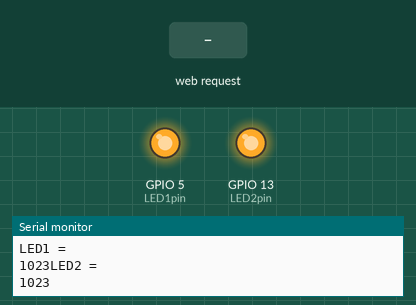
Bench run of a sketch on a simulated ESP8266 (NodeMCU). On the bench: output pins drawn as LEDs (lit = HIGH), the last lines printed to the serial monitor. Inputs (shaded band) come from the test bench. EEPROM starts erased.

Above: at 1.2 s.
1.3 s: HTTP request GET /?value= received
At 1.9 s:
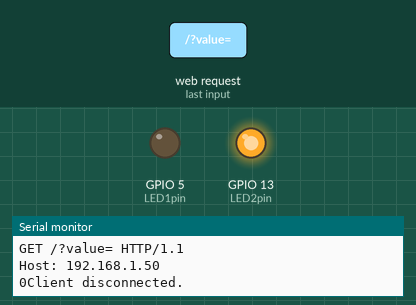
2.8 s: HTTP request GET /5/off received
4.3 s: HTTP request GET /5/sldval received
Timing chart, 0 to 7.3 s (numbered marks = the images above; inputs shaded):
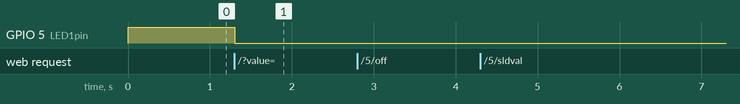

Measured:
- after the input at 1.3 s, GPIO 5 (LED1pin): HIGH → LOW at once

The sketch:

F1_P1_1.ino
```cpp
//#include <WiFi.h>
//#include <ESP8266WebServer.h>
#include <ESP8266WiFi.h>

#include <EEPROM.h>
#include <Ticker.h>

Ticker secondTick;

#define debug 1

volatile int watchdogCount = 0;

void ISRwatchdog() {
  watchdogCount++;
  if ( watchdogCount == 5 ) {
     // Only print to serial when debugging
     //(debug) && Serial.println("The dog bites!");
     ESP.reset();
  }
}

// GPIO the LED is attached to
static const int LED1pin = 5;//LED1pin white to MT pwm dimming pin
static const int LED2pin = 13; //LED2pin warm to cct change pwm
//flash memory storage variable
unsigned long  LED1slide;
unsigned long  LED2slide;
unsigned long  LED1Button;
unsigned long  LED1Butslide;


// Replace with your network credentials
const char* ssid     = "smrttest_1huzza";
const char* password = "12345678";

// Set web server port number to 80
WiFiServer server(80);

// Variable to store the HTTP request
String header;

// Decode HTTP GET value
String valueString = String(5);
String valueStringg = String(5);
//slider 3 button
//String valueStringb = String(5);
int lvl1 = 0;
int lvl2 = 0;
int lvlWa1 = 0;
int lvlWa2 = 0;

unsigned long val1;
unsigned long val2;
unsigned long val3;
unsigned long val4;
unsigned long val23;
unsigned long val33;
//slider 3 as button config
int butst1 = 0;
int butst2 = 0;


String output5State = "slidervalue";
//String output4State = "off";
//String output6State = "off";


void setup() {

  Serial.begin(115200);
  secondTick.attach(1, ISRwatchdog);
  EEPROM.begin(512);  //512 bytes it can store
  pinMode(LED1pin,OUTPUT);  //  the LED1pin to the gpio as output
  pinMode(LED2pin,OUTPUT);
  //digitalWrite(LED1pin,LOW);
  //digitalWrite(LED2pin,LOW);
  LED1slide = EEPROM.read(0);// 0 address for data stored in flash memory
  LED2slide = EEPROM.read(10);// 1 address for data stored in flash memory
  LED1Button = EEPROM.read(20); //2
  LED1Butslide = EEPROM.read(30); // 3

  val3 = map(LED1slide,0,255,0,1023);
  val4 = map(LED2slide,0,255,0,1023);
Serial.println("LED1 = ");
Serial.print(val3);
Serial.println("LED2 = ");
Serial.print(val4);


analogWrite(LED1pin, val3);
analogWrite(LED2pin, val4);
analogWrite(LED1pin, LED1Button);
analogWrite(LED1pin, val3);


  WiFi.mode(WIFI_AP);
  IPAddress apLocalIp(2,2,2,40);
  IPAddress apSubnetMask(255,255,255,0);
  WiFi.softAPConfig(apLocalIp,apLocalIp,apSubnetMask);
  WiFi.softAP(ssid, password);
  WiFi.setSleepMode(WIFI_NONE_SLEEP);
  //Server________________________________
  server.begin();

}

void loop(){
  watchdogCount = 0;
  //delay(20);
  yield();
  WiFiClient client = server.available();   // Listen for incoming clients

  if (client) {                             // If a new client connects,
    Serial.println("New Client.");          // print a message out in the serial port
    String currentLine = "";                // make a String to hold incoming data from the client
    while (client.connected()) {            // loop while the client's connected
      if (client.available()) {             // if there's bytes to read from the client,
        char c = client.read();             // read a byte, then
        Serial.write(c);                    // print it out the serial monitor
        header += c;
        if (c == '\n') {                    // if the byte is a newline character
          // if the current line is blank, you got two newline characters in a row.
          // that's the end of the client HTTP request, so send a response:
          if (currentLine.length() == 0) {
            // HTTP headers always start with a response code (e.g. HTTP/1.1 200 OK)
            // and a content-type so the client knows what's coming, then a blank line:
            client.println("HTTP/1.1 200 OK");
            client.println("Content-type:text/html");
            client.println("Connection: close");
            client.println();


            // Display the HTML web page
            client.println("<!DOCTYPE html><html>");
            client.println("<head><meta name=\"viewport\" content=\"width=device-width, initial-scale=1\">");
            client.println("<link rel=\"icon\" href=\"data:,\">");
            // CSS to style the on/off buttons
            // Feel free to change the background-color and font-size attributes to fit your preferences
      /*      // Button Code HTML
            client.println("<style>html { font-family: Helvetica; display: inline-block; margin: 0px auto; text-align: center;}");
            client.println(".button { background-color: #195B6A; border: none; color: white; padding: 16px 40px;");
            client.println("text-decoration: none; font-size: 30px; margin: 2px; cursor: pointer;}");
            client.println(".button2 {background-color: #77878A;}</style></head>");
        */


            //slider code HTML
            client.println("<style>body { text-align: center; font-family: \"Trebuchet MS\", Arial; margin-left:auto; margin-right:auto;}");
            client.println(".slider { width: 300px; }</style>");
            client.println("<script src=\"https://ajax.googleapis.com/ajax/libs/jquery/3.3.1/jquery.min.js\"></script>");

            // Web Page
            client.println("</head><body><h1>LED brightness control</h1>");
            client.println("<p>LEDwhite: <span id=\"brightnessWhite\"></span></p>");
            client.println("<input type=\"range\" min=\"250\" max=\"1023\" step=\"38.65\" class=\"slider\" id=\"brightLEDW\" oninput=\"LED1(this.value)\" value=\""+valueString+"\"/>");

            client.println("<script>var slider = document.getElementById(\"brightLEDW\");");
            client.println("var brightLW = document.getElementById(\"brightLvl\"); brightLW.innerHTML = slider.value;");
            client.println("slider.oninput = function() { slider.value = this.value; brightLW.innerHTML = this.value; }");
            client.println("$.ajaxSetup({timeout:1000}); function LED1(pos1) { ");
            client.println("$.get(\"/?value=\" + pos1 + \"&\"); {Connection: close};}</script>");
            //slider2
            client.println("<p>LEDwarm: <span id=\"brightnessWarm\"></span></p>");
            client.println("<input type=\"range\" min=\"0\" max=\"1023\" step=\"68.2\" class=\"slider\" id=\"brightLEDWa\" oninput=\"LED2(this.value)\" value=\""+valueStringg+"\"/>");

            client.println("<script>var slider1 = document.getElementById(\"brightLEDWa\");");
            client.println("var brightLWa = document.getElementById(\"brightLvL\"); brightLWa.innerHTML = slider1.value;");
            client.println("slider1.oninput = function() { slider1.value = this.value; brightLWa.innerHTML = this.value; }");
            client.println("$.ajaxSetup({timeout:1000}); function LED2(pos2) { ");
            client.println("$.get(\"/?value(\" + pos2 + \")\"); {Connection: close};}</script>");

//------------------------------------------------------------------------------------//

            client.println("<style>html { font-family: Helvetica; display: inline-block; margin: 0px auto; text-align: center;}");
            client.println(".button { background-color: #4CAF50; border: none; color: white; padding: 16px 40px;");
            client.println("text-decoration: none; font-size: 30px; margin: 2px; cursor: pointer;}");
            client.println(".button2 {background-color: #555555;}</style></head>");

            if (output5State=="slidervalue") {
              client.println("<p><a href=\"/5/off\"><button class=\"button\">OFF</button></a></p>");
           } else {
              client.println("<p><a href=\"/5/sldval\"><button class=\"button button2\">Slider</button></a></p>");
             }


            client.println("");


           // >>>>>>>>>>>>>LED button code write from here AJAX <<<<<<<<<<<<<<<<<<


            client.println("</body></html>");

           //GET /?value=180& HTTP/1.1

            if(header.indexOf("GET /?value=")>=0) {
              lvl1 = header.indexOf('=');
              lvl2 = header.indexOf('&');
              valueString = header.substring(lvl1+1, lvl2);
              val23 = map(valueString.toInt(),0,1023,0,255);  // converting string value into int then mapping it into 0-1023 to 0-255 to store value in EEPROM 0-255 value
              //PWM to the LED white brightness
              val1 = valueString.toInt();
              analogWrite(LED1pin,val1);             // always write analog vlue 0-1023 range
              EEPROM.write(0, val23);
              EEPROM.commit();

              Serial.print(val23);
            }
            //GET /?value(150) HTTP/1.1
            if(header.indexOf("GET /?value(")>=0) {
              lvlWa1 = header.indexOf('(');
              lvlWa2 = header.indexOf(')');
              valueStringg = header.substring(lvlWa1+1, lvlWa2);
              val33 = map(valueStringg.toInt(),0,1023,0,255);
              //PWM to the LED white brightness
              val2 = valueStringg.toInt();
              analogWrite(LED2pin,val2);
              EEPROM.write(10, val33);
              EEPROM.commit();
              Serial.println(val33);

            }


           if (header.indexOf("GET /5/off") >= 0) {
              output5State = "off";
              Serial.println(output5State);
              digitalWrite(LED1pin,LOW);
              EEPROM.write(20, 0);
              EEPROM.commit();
              Serial.println(LED1pin);

            } else if (header.indexOf("GET /5/sldval") >= 0) {
              output5State = "slidervalue";
              Serial.println(output5State);
              analogWrite(LED1pin,val1);
              EEPROM.write(30, val23);
              EEPROM.commit();
              Serial.println(valueString);


            }


            // The HTTP response ends with another blank line
            client.println();
            // Break out of the while loop
            break;
          } else { // if you got a newline, then clear currentLine
            currentLine = "";
          }
        } else if (c != '\r') {  // if you got anything else but a carriage return character,
          currentLine += c;      // add it to the end of the currentLine
        }
      }
    }
    // Clear the header variable
    header = "";
    // Close the connection
    client.stop();
    Serial.println("Client disconnected.");
    Serial.println("");
  }
}
```
